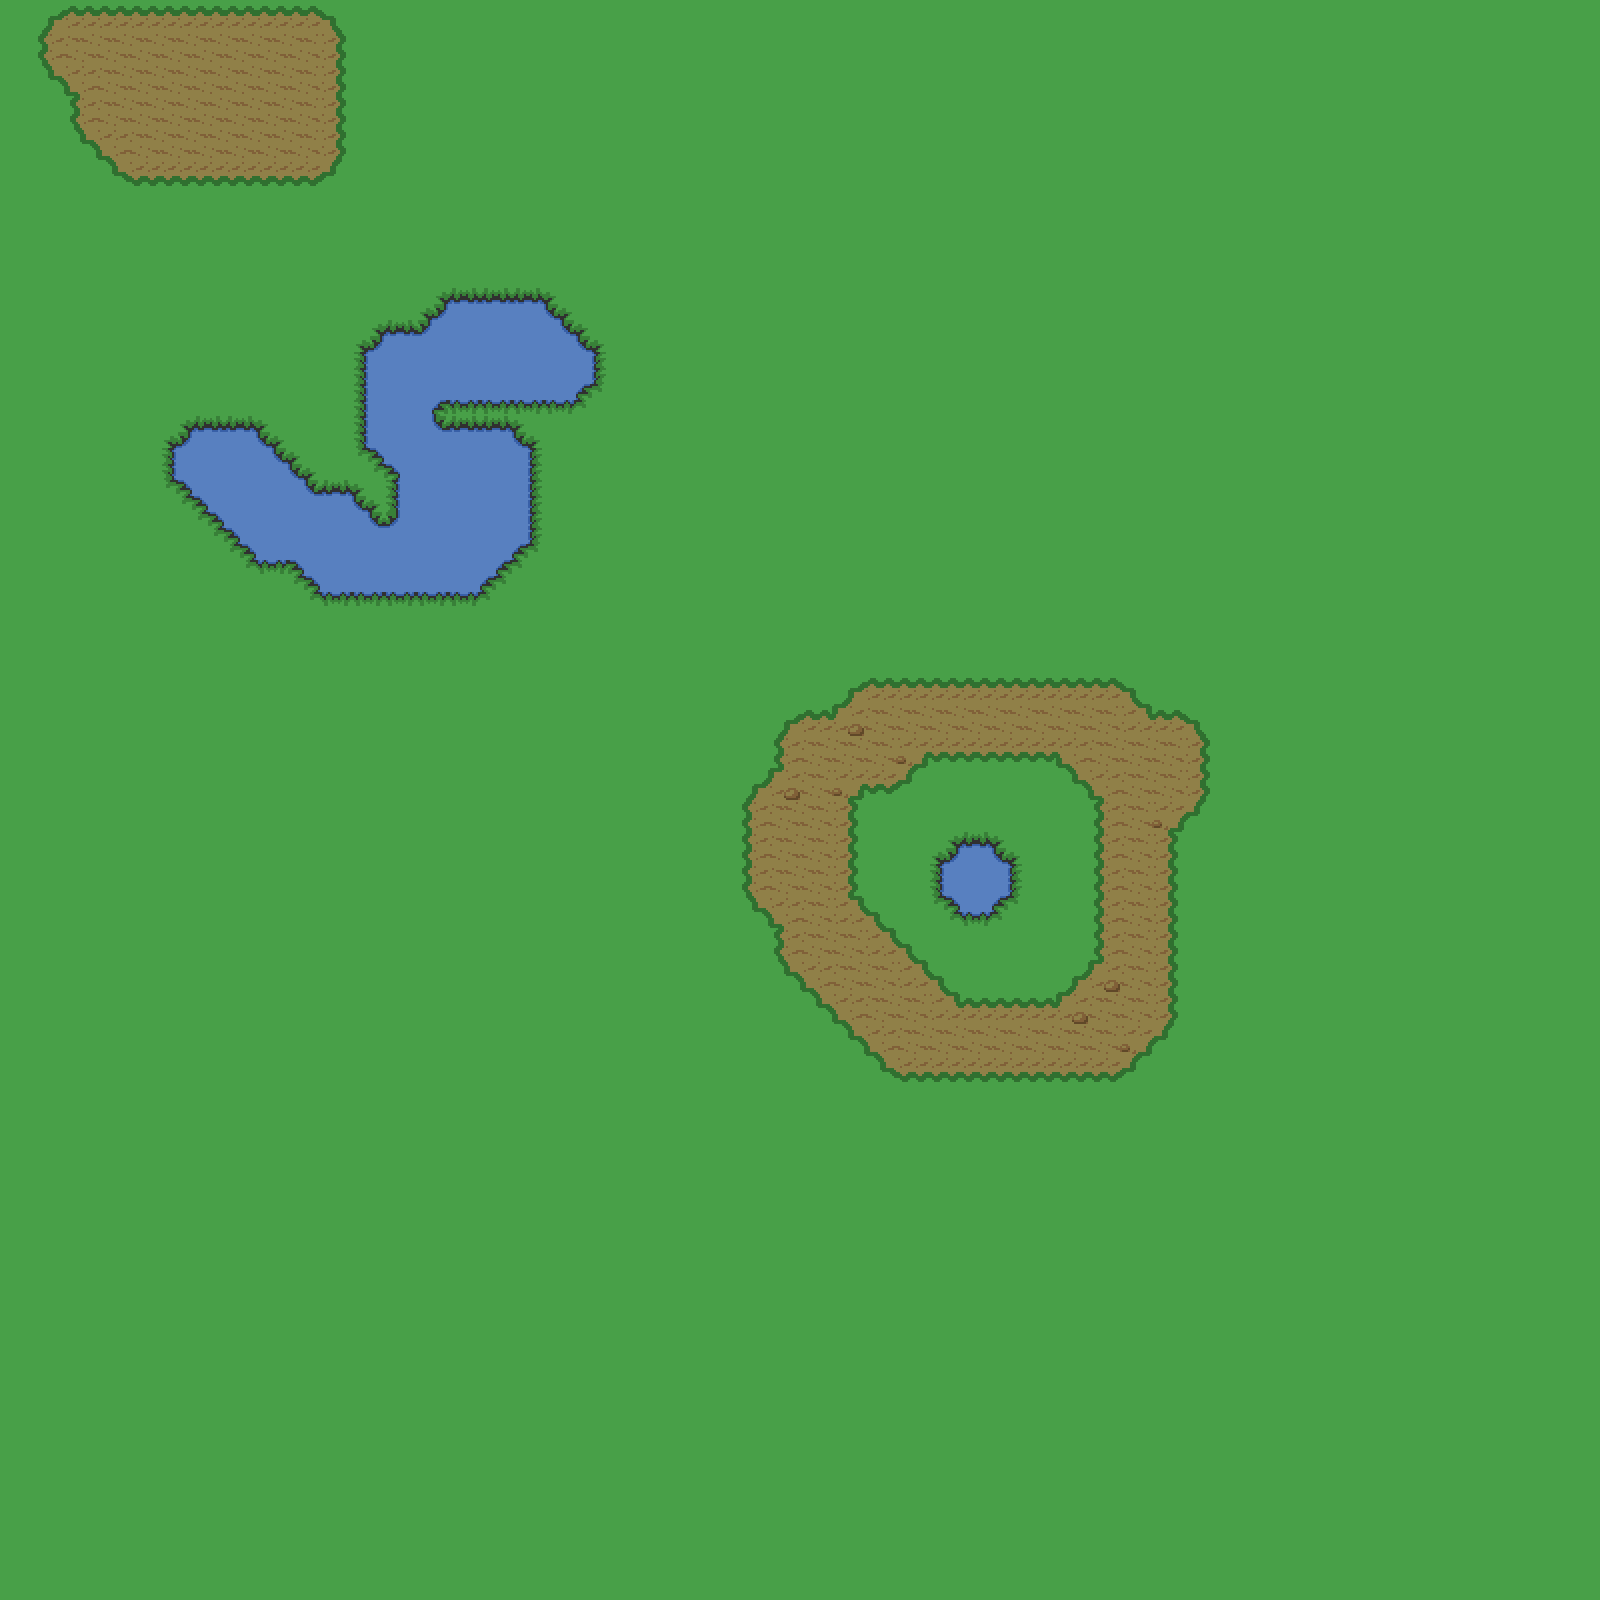

The image is a tile-based game level rendered from a .tmx file. Its description and source (layers, tilesets, objects; grid data summarised) follow:
An orthogonal 50x50 tile map with 32x32 px tiles, 1 tile layer (terrain), 2 tilesets and 5 objects.

<map version="1.0" tiledversion="1.1.3" orientation="orthogonal" renderorder="right-up" width="50" height="50" tilewidth="32" tileheight="32" infinite="0" nextobjectid="34">
 <tileset firstgid="1" name="terrain" tilewidth="32" tileheight="32" tilecount="110" columns="11">
  <image source="terrain.png" width="352" height="320" />
  <terraintypes>
   <terrain name="Rough" tile="12" />
   <terrain name="Grass" tile="8" />
   <terrain name="Water" tile="17" />
  </terraintypes>
  <tile id="0" terrain="1,1,1,0" />
  <tile id="1" terrain="1,1,0,0" />
  <tile id="2" terrain="1,1,0,1" />
  <tile id="3" terrain="0,0,0,1" />
  <tile id="4" terrain="0,0,1,0" />
  <tile id="5" terrain="1,1,1,2" />
  <tile id="6" terrain="1,1,2,2" />
  <tile id="7" terrain="1,1,2,1" />
  <tile id="8" terrain="1,1,1,1" />
  <tile id="11" terrain="1,0,1,0" />
  <tile id="12" terrain="0,0,0,0" />
  <tile id="13" terrain="0,1,0,1" />
  <tile id="14" terrain="0,1,0,0" />
  <tile id="15" terrain="1,0,0,0" />
  <tile id="16" terrain="1,2,1,2" />
  <tile id="17" terrain="2,2,2,2" />
  <tile id="18" terrain="2,1,2,1" />
  <tile id="22" terrain="1,0,1,1" />
  <tile id="23" terrain="0,0,1,1" />
  <tile id="24" terrain="0,1,1,1" />
  <tile id="25" terrain="2,2,2,1" />
  <tile id="26" terrain="2,2,1,2" />
  <tile id="27" terrain="1,2,1,1" />
  <tile id="28" terrain="2,2,1,1" />
  <tile id="29" terrain="2,1,1,1" />
  <tile id="33" terrain="0,0,0," />
  <tile id="34" terrain="0,0,," />
  <tile id="35" terrain="0,0,,0" />
  <tile id="36" terrain="2,1,2,2" />
  <tile id="37" terrain="1,2,2,2" />
  <tile id="44" terrain="0,,0," />
  <tile id="46" terrain=",0,,0" />
  <tile id="47" terrain=",,,0" />
  <tile id="48" terrain=",,0," />
  <tile id="55" terrain="0,,0,0" />
  <tile id="56" terrain=",,0,0" />
  <tile id="57" terrain=",0,0,0" />
  <tile id="58" terrain=",0,," />
  <tile id="59" terrain="0,,," />
 </tileset>
 <tileset firstgid="111" name="entities" tilewidth="32" tileheight="32" tilecount="72" columns="8">
  <image source="entities.png" width="256" height="288" />
  <tile id="0" type="player1" />
  <tile id="1" type="player2" />
  <tile id="2" type="enemy1" />
  <tile id="3" type="enemy2" />
  <tile id="4" type="waypoint" />
 </tileset>
 <layer name="terrain" width="50" height="50">
  <data>[2500 cells, 2500 non-empty, 27 distinct tile ids]</data>
 </layer>
 <objectgroup name="entities">
  <object id="23" gid="113" x="640" y="64" width="32" height="32">
   <properties>
    <property name="type" value="enemy1" />
   </properties>
  </object>
  <object id="27" gid="111" x="352" y="288" width="32" height="32">
   <properties>
    <property name="type" value="player1" />
   </properties>
  </object>
  <object id="28" x="32" y="32" width="32" height="672">
   <properties>
    <property name="type" value="obstacle" />
   </properties>
  </object>
  <object id="30" x="88" y="32">
   <properties>
    <property name="type" value="obstacle" />
   </properties>
   <polygon points="0,0 464,0 472,40 32,40" />
  </object>
  <object id="33" x="560" y="368">
   <properties>
    <property name="type" value="waypointGroup" />
   </properties>
   <polygon points="64,0 -32,256 -352,256 -416,96 -416,32 -256,32 -224,-96 32,-128" />
  </object>
 </objectgroup>
</map>
